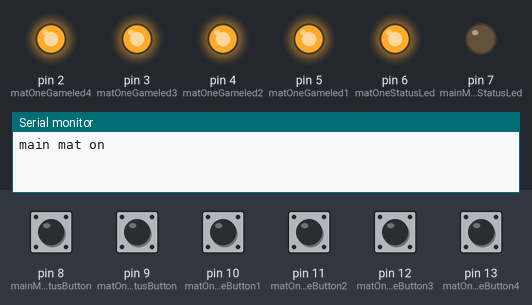
The sketch below on a simulated Arduino Uno, built with avr-gcc and run on an emulated ATmega328P. Parts: output pins drawn as LEDs (lit = HIGH), the last lines printed to the serial monitor. Inputs (shaded band) come from the test bench; at power-on: pin 9 (matOneStatusButton), pin 10 (matOneGameButton1), pin 11 (matOneGameButton2), pin 12 (matOneGameButton3), pin 13 (matOneGameButton4) HIGH, pin 8 (mainMatStatusButton) LOW. Random numbers use the default seed unless the sketch sets one.

Above: at 1.2 s.
1.3 s: pin 8 (mainMatStatusButton) pulled HIGH for 0.15 s
At 1.38 s:
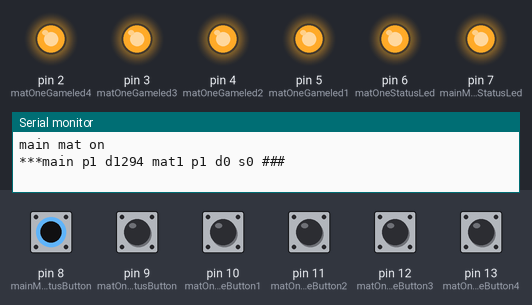
2.9 s: pin 9 (matOneStatusButton) pulled LOW for 0.15 s
At 2.97 s:
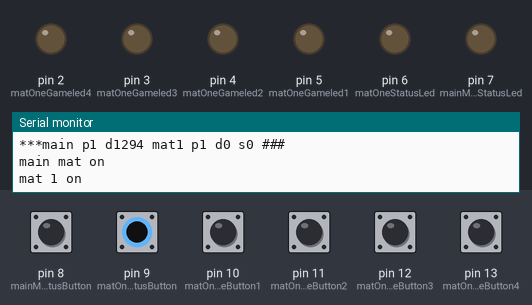
4.5 s: pin 9 (matOneStatusButton) pulled LOW for 3.2 s
At 8.7 s:
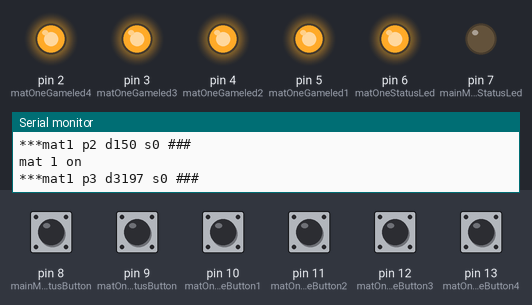
Timing chart, 0 to 10.2 s (numbered marks = the images above; inputs shaded):
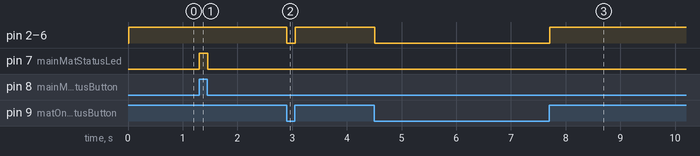

The sketch:

MainMatAndGameMatOne.ino
```cpp
int matOneStatusLed = 6;

int matOneGameled1 = 5;
int matOneGameled2 = 4;
int matOneGameled3 = 3;
int matOneGameled4 = 2;

int matOneStatusButton = 9;
int matOneGameButton1 = 10;
int matOneGameButton2 = 11;
int matOneGameButton3 = 12;
int matOneGameButton4 = 13;

int indexForMat1 = 0; //justa a helper variable for mat one status button
int gameIndex = 0; // used to start game

int scoreMat1 = 0;

long randomNumber;

int mainMatStatusLed = 7;
int mainMatStatusButton = 8;

int countMainButtonPress = 0;
int countMat1ButtonPress = 1;
uint32_t mainButtonStartTime = 0;
uint32_t mainButtonDuration = 0;
uint32_t mat1StartTime = 0;
uint32_t mat1Duration = 0;

int mainMatCountIndex = 0;  //counts the person number on mat 1

int callingMat1Index = 1;


void setup() {

  Serial.begin(2000000);

  pinMode(matOneGameled1, OUTPUT);
  pinMode(matOneGameled2, OUTPUT);
  pinMode(matOneGameled3, OUTPUT);
  pinMode(matOneGameled4, OUTPUT);
  pinMode(matOneStatusLed, OUTPUT);

  pinMode(matOneStatusButton, INPUT);
  pinMode(matOneGameButton1, INPUT);
  pinMode(matOneGameButton2, INPUT);
  pinMode(matOneGameButton3, INPUT);
  pinMode(matOneGameButton4, INPUT);

  randomSeed(analogRead(0));

  pinMode(mainMatStatusButton, INPUT);
  pinMode(mainMatStatusLed, OUTPUT);
}


//simple function to turn all led's off
void turnAllLedOff(){
  digitalWrite(matOneGameled1, HIGH);
  digitalWrite(matOneGameled2, HIGH);
  digitalWrite(matOneGameled3, HIGH);
  digitalWrite(matOneGameled4, HIGH);
}


// startGameone function starts here:
void startGameOne(){

    randomNumber = random(1, 5);

    // checks if main mat status is not off
    if(digitalRead(mainMatStatusButton) == HIGH){

      turnAllLedOff();
      digitalWrite(mainMatStatusLed, HIGH);
      digitalWrite(matOneStatusLed, HIGH);
      mainButtonDuration = millis() - mainButtonStartTime;

      if(mainMatCountIndex == 1){
        mainButtonDuration = millis() - mainButtonStartTime;
        mainMatCountIndex = 0;

        Serial.print("***main ");
        Serial.print(countMainButtonPress);
        Serial.print(" ");
        Serial.print(mainButtonDuration);
        Serial.println(" ###");
        scoreMat1 = 0;

      }
      return;
    }


    if (randomNumber == 1){

      turnAllLedOff();
      digitalWrite(matOneGameled1, LOW);
      uint32_t ts1 = millis();

      //if time is less than 2 seconds, and the correct button is pressed then score is increased
      while(millis() - ts1 < 2000){

        if(digitalRead(matOneGameButton1) == LOW){
          scoreMat1 += 1;
          break;
        }
      }

    }

    else if(randomNumber == 2){

      turnAllLedOff();
      digitalWrite(matOneGameled2, LOW);
      uint32_t ts1 = millis();

      //if time is less than 2 seconds, and the correct button is pressed then score is increased
      while(millis() - ts1 < 2000){

        if(digitalRead(matOneGameButton2) == LOW){
          scoreMat1 += 1;
          break;
        }
      }

    }
    else if(randomNumber == 3){

      turnAllLedOff();
      digitalWrite(matOneGameled3, LOW);
      uint32_t ts1 = millis();

      //if time is less than 3 seconds, and the correct button is pressed then score is increased
      while(millis() - ts1 < 2000){

        if(digitalRead(matOneGameButton3) == LOW){
          scoreMat1 += 1;
          break;

        }
      }

    }
    else if(randomNumber == 4){

      turnAllLedOff();
      digitalWrite(matOneGameled4, LOW);
      uint32_t ts1 = millis();

      //if time is less than 3 seconds, and the correct button is pressed then score is increased
      while(millis() - ts1 < 2000){

        if(digitalRead(matOneGameButton4) == LOW){
          scoreMat1 += 1;
          break;
        }
      }
    }


}


//mat1 function starts:

void mat1(){
  int mainMatIndex = 0;
  delay(10);
  if(digitalRead(mainMatStatusButton) == LOW){

    mainMatIndex = 1;


    if(mainMatCountIndex == 0){

      Serial.println("main mat on");
      mainMatCountIndex = 1;
      countMainButtonPress += 1;
      mainButtonStartTime = millis();
      digitalWrite(mainMatStatusLed, LOW);

    }

  }
  else if(digitalRead(mainMatStatusButton) == HIGH){

    mainMatIndex = 0;
    digitalWrite(mainMatStatusLed, HIGH);


    if(mainMatCountIndex == 1){
        mainButtonDuration = millis() - mainButtonStartTime;
        mainMatCountIndex = 0;


        Serial.print("***main p");
        Serial.print(countMainButtonPress);
        Serial.print(" d");
        Serial.print(mainButtonDuration);
        Serial.print(" mat1 p");
        Serial.print(countMat1ButtonPress);
        Serial.print(" d");
        Serial.print(mat1Duration);
        Serial.print(" s");
        Serial.print(scoreMat1);
        Serial.println(" ###");
        scoreMat1 = 0;

    }

  }
  if (digitalRead(matOneStatusButton) == LOW && mainMatIndex == 1){

      if(indexForMat1 == 0){

        Serial.println("mat 1 on");

        countMat1ButtonPress += 1;
        mat1StartTime = millis();

        indexForMat1 = 1;
      }

      digitalWrite(matOneStatusLed, LOW);

      digitalWrite(matOneGameled1, LOW);
      digitalWrite(matOneGameled2, LOW);
      digitalWrite(matOneGameled3, LOW);
      digitalWrite(matOneGameled4, LOW);

      if(digitalRead(matOneGameButton1) == LOW && gameIndex == 0){
        gameIndex = 1;

      }
      if(digitalRead(matOneGameButton2) == LOW && gameIndex == 1){
        gameIndex = 2;


      }
      if(digitalRead(matOneGameButton3) == LOW && gameIndex == 2){
        gameIndex = 3;

      }
      if(digitalRead(matOneGameButton4) == LOW && gameIndex == 3){
        gameIndex = 4;
        while(digitalRead(matOneStatusButton) == LOW && digitalRead(mainMatStatusButton == LOW)){
          startGameOne();
        }
        gameIndex = 0;
      }

  }

  else{
      if(indexForMat1 == 1){

        mat1Duration = millis() - mat1StartTime;

        Serial.print("***mat1 p");
        Serial.print(countMat1ButtonPress);
        Serial.print(" d");
        Serial.print(mat1Duration);
        Serial.print(" s");
        Serial.print(scoreMat1);
        Serial.println(" ###");

        indexForMat1 = 0;
      }

      digitalWrite(matOneStatusLed, HIGH);

      digitalWrite(matOneGameled1, HIGH);
      digitalWrite(matOneGameled2, HIGH);
      digitalWrite(matOneGameled3, HIGH);
      digitalWrite(matOneGameled4, HIGH);
  }
}


// loop function starts:
void loop() {
      mat1();


}
```

Measured:
- after the input at 1.3 s, pin 7 (mainMatStatusLed): LOW → HIGH at once, → LOW 0.15 s later
- after the input at 2.9 s, pin 2 (matOneGameled4), pin 3 (matOneGameled3), pin 4 (matOneGameled2), pin 5 (matOneGameled1), pin 6 (matOneStatusLed): HIGH → LOW at once, → HIGH 0.15 s later
- after the input at 4.5 s, pin 2 (matOneGameled4), pin 3 (matOneGameled3), pin 4 (matOneGameled2), pin 5 (matOneGameled1), pin 6 (matOneStatusLed): HIGH → LOW at once, → HIGH 3.2 s later
